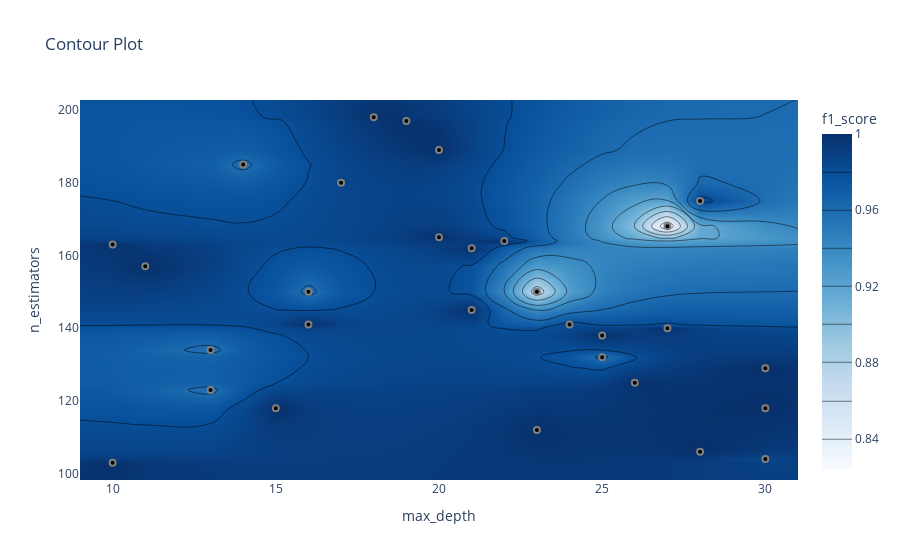

Write notebook code for a chart like this one.
### Markdown cell above
График контура отношений гиперпараметров

Он показывает связь между различными комбинациями гиперпараметров и значение метрики для этих комбинаций в виде контурного графика.

### Code cell
optuna.visualization.plot_contour(study, params=["max_depth", "n_estimators"],
                                  target_name="f1_score")

### Figure 1 — Plotly figure (JSON) as saved in the notebook; plotly's stock layout.template omitted (floating-point values rounded to 4 significant figures; data arrays with more than 128 entries replaced by an {"elided": "..."} marker saying what was removed)
{"data": [{"autocontour": true, "colorbar": {"title": {"text": "f1_score"}}, "colorscale": [[0, "rgb(247,251,255)"], [0.125, "rgb(222,235,247)"], [0.25, "rgb(198,219,239)"], [0.375, "rgb(158,202,225)"], [0.5, "rgb(107,174,214)"], [0.625, "rgb(66,146,198)"], [0.75, "rgb(33,113,181)"], [0.875, "rgb(8,81,156)"], [1, "rgb(8,48,107)"]], "connectgaps": true, "contours": {"coloring": "heatmap", "end": 0.98, "size": 0.02, "start": 0.84}, "hoverinfo": "none", "line": {"smoothing": 1.3}, "reversescale": false, "type": "contour", "x": [9, 10, 11, 13, 14, 15, 16, 17, 18, 19, 20, 21, 22, 23, 24, 25, 26, 27, 28, 30, 31], "y": [98.25, 103, 104, 106, 112, 118, 123, 125, 129, 132, 134, 138, 140, 141, 145, 150, 157, 162, 163, 164, 165, 168, 175, 180, 185, 189, 197, 198, 202.8], "z": {"elided": "29x21 float values"}}, {"marker": {"color": "black", "line": {"color": "Grey", "width": 2}}, "mode": "markers", "showlegend": false, "type": "scatter", "x": [23, 28, 21, 19, 13, 16, 18, 22, 27, 20, 30, 26, 10, 30, 25, 23, 27, 28, 16, 17, 14, 20, 21, 25, 15, 10, 11, 30, 13, 24], "y": [150, 106, 145, 197, 123, 150, 198, 164, 168, 189, 104, 125, 103, 129, 132, 112, 140, 175, 141, 180, 185, 165, 162, 138, 118, 163, 157, 118, 134, 141]}], "layout": {"autosize": true, "title": {"text": "Contour Plot"}, "xaxis": {"range": [9, 31], "title": {"text": "max_depth"}, "type": "linear"}, "yaxis": {"range": [98.25, 202.8], "title": {"text": "n_estimators"}, "type": "linear"}}}
